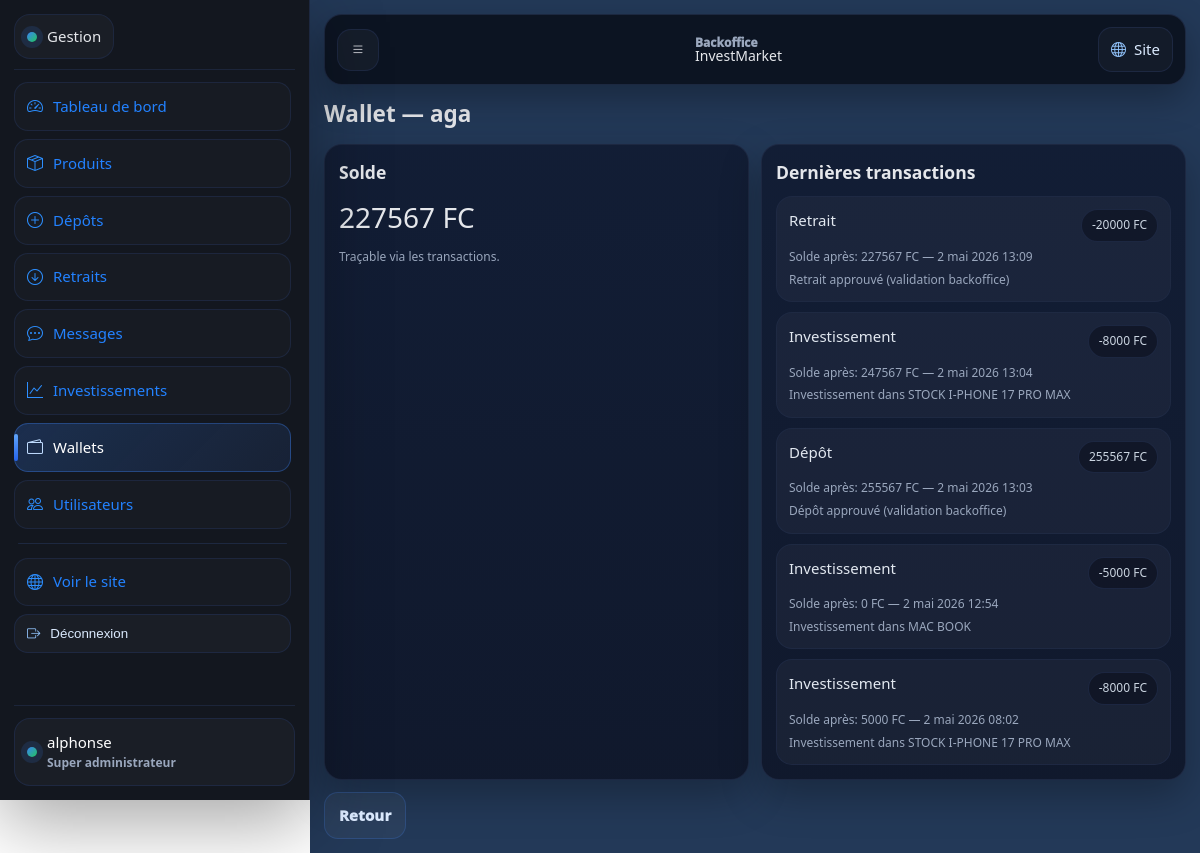
/gestion/wallets/2/ (signed in), run on the app's committed database.
### wallet/models.py (models this page shows, shortened)
class Wallet(models.Model):
    user = models.OneToOneField(settings.AUTH_USER_MODEL, on_delete=models.CASCADE, related_name="wallet")
    balance = models.DecimalField(max_digits=14, decimal_places=2, default=0)
    updated_at = models.DateTimeField(auto_now=True)

class WalletTransaction(models.Model):
    TYPE_DEPOSIT = "DEPOSIT"
    TYPE_WITHDRAWAL = "WITHDRAWAL"
    TYPE_INVEST = "INVEST"
    TYPE_PAYOUT = "PAYOUT"
    TYPE_ADJUSTMENT = "ADJUSTMENT"
    TYPE_CHOICES = [
        (TYPE_DEPOSIT, "Dépôt"),
        (TYPE_WITHDRAWAL, "Retrait"),
        (TYPE_INVEST, "Investissement"),
        (TYPE_PAYOUT, "Crédit investissement"),
        (TYPE_ADJUSTMENT, "Ajustement"),
    ]
    wallet = models.ForeignKey(Wallet, on_delete=models.CASCADE, related_name="transactions")
    tx_type = models.CharField(max_length=20, choices=TYPE_CHOICES)
    amount = models.DecimalField(max_digits=14, decimal_places=2)
    balance_after = models.DecimalField(max_digits=14, decimal_places=2)
    reference = models.CharField(max_length=80, blank=True)
    note = models.CharField(max_length=220, blank=True)
    created_at = models.DateTimeField(auto_now_add=True)
    class Meta:
        ordering = ["-created_at"]

### backoffice/views.py (the view)
# urls.py: path("wallets/<int:user_id>/", views.wallet_detail, name="bo_wallet_detail"),
@staff_required
def wallet_detail(request, user_id: int):
    wallet = get_object_or_404(Wallet.objects.select_related("user"), user_id=user_id)
    tx = wallet.transactions.all()[:50]
    return render(request, "backoffice/wallet_detail.html", {"wallet": wallet, "transactions": tx})

### backoffice/views.py (called while the page is built)
def staff_required(view_func):
    return user_passes_test(
        lambda u: u.is_authenticated and u.is_staff,
        login_url="bo_login",
    )(view_func)

### templates/backoffice/wallet_detail.html (shortened to what this page needs)
{% extends "backoffice/base.html" %}
{% block content %}
<h1 style="margin:0 0 10px">Wallet — {{ wallet.user.username }}</h1>
<div class="grid-2">
  <div class="card">
    <h3 style="margin:0">Solde</h3>
    <div style="font-size:28px;font-weight:1100;margin-top:10px">{{ wallet.balance|floatformat:0 }} FC</div>
    <p class="muted" style="font-size:12px;margin-top:8px">Traçable via les transactions.</p>
  </div>
  <div class="card">
    <h3 style="margin:0">Dernières transactions</h3>
    {% if transactions %}
      <div class="list">
        {% for t in transactions %}
          <div class="list-item">
            <div class="li-top">
              <div class="li-title">{{ t.get_tx_type_display }}</div>
              <div class="li-badge">{{ t.amount|floatformat:0 }} FC</div>
            </div>
            <div class="muted" style="font-size:12px;margin-top:6px">
              Solde après: {{ t.balance_after|floatformat:0 }} FC — {{ t.created_at }}
            </div>
            {% if t.note %}
              <div class="muted" style="font-size:12px;margin-top:4px">{{ t.note }}</div>
            {% endif %}
          </div>
        {% endfor %}
      </div>
    {% else %}
      <p class="muted" style="margin-top:10px">Aucune transaction.</p>
    {% endif %}
  </div>
</div>
<div style="margin-top:12px">
  <a class="btn btn-outline" href="{% url 'bo_wallets_list' %}">Retour</a>
</div>
{% endblock %}

### templates/backoffice/base.html (shortened to what this page needs)
{% load static %}
<!doctype html>
<html lang="fr">
<head>
  <link rel="stylesheet" href="{% static 'css/styles.css' %}">
  <link rel="stylesheet" href="{% static 'css/backoffice.css' %}">
  <link rel="stylesheet" href="https://cdn.jsdelivr.net/npm/bootstrap-icons@1.11.3/font/bootstrap-icons.min.css">
</head>
<body class="bo-body">
  <div class="bo" id="boApp">
    <aside class="bo-sidebar" aria-label="Menu gestion">
      <div class="bo-sidebar-head">
        <a class="bo-brand" href="{% url 'bo_dashboard' %}">
          <span class="brand-dot"></span> Gestion
        </a>
      </div>
      <nav class="bo-nav" aria-label="Navigation">
        <a href="{% url 'bo_dashboard' %}">
          <i class="bi bi-speedometer2"></i> Tableau de bord
        </a>
        <a href="{% url 'bo_products_list' %}">
          <i class="bi bi-box-seam"></i> Produits
        </a>
        <a href="{% url 'bo_deposits_list' %}">
          <i class="bi bi-plus-circle"></i> Dépôts
        </a>
        <a href="{% url 'bo_withdrawals_list' %}">
          <i class="bi bi-arrow-down-circle"></i> Retraits
        </a>
        <a href="{% url 'bo_messages_list' %}">
          <i class="bi bi-chat-dots"></i> Messages
        </a>
        <a href="{% url 'bo_investments_list' %}">
          <i class="bi bi-graph-up"></i> Investissements
        </a>
        <a href="{% url 'bo_wallets_list' %}">
          <i class="bi bi-wallet2"></i> Wallets
        </a>
        <a href="{% url 'bo_users_list' %}">
          <i class="bi bi-people"></i> Utilisateurs
        </a>
        <div class="bo-sep"></div>
        <a href="{% url 'home' %}">
          <i class="bi bi-globe"></i> Voir le site
        </a>
        <form method="post" action="{% url 'bo_logout' %}">
          <button class="bo-logout" type="submit">
            <i class="bi bi-box-arrow-right"></i> Déconnexion
          </button>
        </form>
      </nav>
      <div class="bo-sidebar-foot">
        <div class="bo-user">
          <div class="bo-user-dot"></div>
          <div>
            <div class="bo-user-name">{{ request.user.username }}</div>
            <div class="bo-user-role">
              {% if request.user.is_superuser %}
                Super administrateur
              {% else %}
                Administrateur
              {% endif %}
            </div>
          </div>
        </div>
      </div>
    </aside>
    <main class="bo-main">
      <header class="bo-topbar">
        <button class="bo-iconbtn" type="button" data-bo-open aria-label="Ouvrir le menu">
          <i class="bi bi-list"></i>
        </button>
        <div class="bo-topbar-title">
          <div class="bo-topbar-small">Backoffice</div>
          <div class="bo-topbar-big">InvestMarket</div>
        </div>
        <div class="bo-topbar-actions">
          <a class="bo-mini-link" href="{% url 'home' %}">
            <i class="bi bi-globe"></i> <span>Site</span>
          </a>
        </div>
      </header>
      <section class="bo-content">
        {% block content %}{% endblock %}
      </section>
    </main>
  </div>
</body>
</html>

### static/css/styles.css (style rules this page uses)
:root { --bg: #070b14; --bg2:#0b1220; --card:#0f172a; --card2:#111c33; --text:#e5e7eb; --muted:#9aa7bd; --primary:#3b82f6; --primary2:#2563eb; --soft:#0b1f3a; --border:#1f2a44; --border2:#223152; --success:#22c55e; --warning:#f59e0b; --danger:#ef4444; --radius:18px; --radius-sm:14px; --shadow: 0 20px 60px rgba(0,0,0,.45); --shadow-soft: 0 14px 34px rgba(0,0,0,.32); --ring: 0 0 0 4px rgba(59,130,246,.20); }
* { box-sizing:border-box }
html,body { height:100% }
body { margin:0; font-family: system-ui, -apple-system, Segoe UI, Roboto, Arial; color:var(--text); font-size:15px; line-height:1.55; background: radial-gradient(1200px 600px at 14% -10%, rgba(59,130,246,.30) 0%, transparent 60%), radial-gradient(1100px 700px at 92% 0%, rgba(34,197,94,.16) 0%, transparent 58%), radial-gradient(900px 600px at 40% 120%, rgba(37,99,235,.14) 0%, transparent 60%), linear-gradient(180deg, var(--bg) 0%, var(--bg2) 40%, var(--bg) 100%); }
.muted { color:var(--muted) }
.brand-dot { width:10px;height:10px;border-radius:50%; background: linear-gradient(135deg, var(--primary), var(--success)); box-shadow: 0 0 0 6px rgba(59,130,246,.14); }
.btn { display:inline-flex; align-items:center; justify-content:center; gap:10px; padding:11px 14px; border-radius:14px; background: linear-gradient(135deg, var(--primary), var(--primary2)); color:#fff; text-decoration:none; border:0; cursor:pointer; font-weight:1000; letter-spacing:.2px; box-shadow: 0 16px 36px rgba(37,99,235,.25); transition: transform .12s ease, filter .12s ease; }
.btn-outline { background: rgba(255,255,255,.04); color: #dbeafe; border:1px solid rgba(59,130,246,.22); box-shadow:none; }
.card { background: linear-gradient(180deg, rgba(17,28,51,.94), rgba(15,23,42,.94)); border:1px solid rgba(31,42,68,.9); border-radius: var(--radius); padding:14px; box-shadow: var(--shadow-soft); }
.grid-2 { display:grid;grid-template-columns:1fr;gap:12px;margin-top:12px }
.list { display:grid;gap:10px;margin-top:10px }
.list-item { background: rgba(255,255,255,.04); border:1px solid rgba(31,42,68,.92); border-radius:16px; padding:12px; }
.li-top { display:flex;align-items:flex-start;justify-content:space-between;gap:10px }
.li-title { font-weight:1200;color:#e2e8f0 }
.li-badge { font-weight:1100; font-size:12px; padding:6px 10px; border-radius:999px; border:1px solid rgba(31,42,68,.9); background: rgba(7,11,20,.45); color:#cbd5e1; }
@media (min-width: 720px) { .grid-2 { grid-template-columns:repeat(2, minmax(0,1fr)) } }

### data on the page
Wallet: user.username "aga", balance "227567"
WalletTransaction: tx_type "Retrait", amount "-20000", balance_after "227567", created_at "2 mai 2026 13:09", note "Retrait approuvé (validation backoffice)"
WalletTransaction: tx_type "Investissement", amount "-8000", balance_after "247567", created_at "2 mai 2026 13:04", note "Investissement dans STOCK I-PHONE 17 PRO MAX"
WalletTransaction: tx_type "Dépôt", amount "255567", balance_after "255567", created_at "2 mai 2026 13:03", note "Dépôt approuvé (validation backoffice)"
WalletTransaction: tx_type "Investissement", amount "-5000", balance_after "0", created_at "2 mai 2026 12:54", note "Investissement dans MAC BOOK"
WalletTransaction: tx_type "Investissement", amount "-8000", balance_after "5000", created_at "2 mai 2026 08:02", note "Investissement dans STOCK I-PHONE 17 PRO MAX"

### other printed values
{{ request.user.username }} "alphonse"
